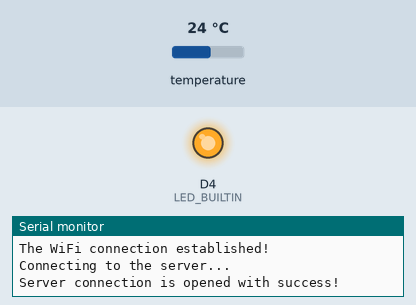
This program was run on a simulated ESP8266 (Wemos D1 mini). Parts: output pins drawn as LEDs (lit = HIGH, except the on-board LED, lit = LOW), the last lines printed to the serial monitor. The inputs (shaded band) are chosen by the test bench; at power-on: temperature 24 °C. WiFi joins after 1.5 s; servers stay silent unless stated; uploads are accepted with an empty reply.

Above: at 2.2 s.
At 5.4 s:
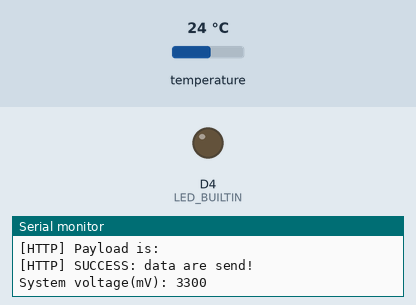
Timing chart, 0 to 9.8 s (numbered marks = the images above):
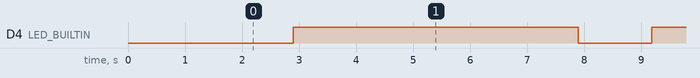

Measured:
- by itself, D4 (LED_BUILTIN): alternates HIGH for 5.0 s and LOW for 1.3 s

The program:

main.cpp
```cpp
#include <Arduino.h>
#include "Application.hpp"
#include "DallasTemperatureSensor\DallasTemperartureSensor.hpp"

Application applicationTemperatureSensor;
DallasTemperatureSensor temperatureDataSource;

void setup()
{
  applicationTemperatureSensor.initialize(&temperatureDataSource);
}

void loop()
{
  applicationTemperatureSensor.processingLoop();
}
```

Application.hpp
```cpp
#ifndef APPLICATION_HPP
#define APPLICATION_HPP

#include <Arduino.h>
#include <WiFiManager.h>
#include <WiFiClient.h>
#include <ESP8266HTTPClient.h>

#include "ModuleConfig.hpp"

class SensorDataSourceIf;

class Application
{
public:
    Application();
    /// @brief Initalized application and sensor.
    /// @param sensorsDataSource Pointer to the sensors data source object.
    void initialize(SensorDataSourceIf *sensorsDataSource);
    /// @brief Do processing. Call it in the main loop.
    void processingLoop();

private:
    bool initializeWiFi();
    void pushData();
    void diagnosePowerSupply();

    IPAddress m_ServerIpAddress;
    SensorDataSourceIf *m_pDataSource;

    WiFiManager m_WiFiManager;
    WiFiClient m_WiFiClient;
    HTTPClient m_HttpClient;
};

#endif
```

DallasTemperartureSensor.hpp
```cpp
#ifndef DALLAS_TEMPERATURE_SENSOR_HPP
#define DALLAS_TEMPERATURE_SENSOR_HPP

#include "SensorDataSourceIf.hpp"

class OneWire;
class DallasTemperature;

class DallasTemperatureSensor : public SensorDataSourceIf
{
public:
    DallasTemperatureSensor();
    ~DallasTemperatureSensor();
    /// @brief See SensorDataSourceIf.
    virtual bool initialize();
    /// @brief See SensorDataSourceIf.
    virtual size_t getNumberOfSensors() const;
    /// @brief See SensorDataSourceIf.
    virtual String getStrValueOfTheSensor(const uint8_t dataSourceId) const;

private:
    OneWire *m_pOneWire;
    DallasTemperature *m_pDallasTemperature;
};

#endif
```

SensorDataSourceIf.hpp
```cpp
#ifndef SENSOR_DATA_SOURCE_IF
#define SENSOR_DATA_SOURCE_IF

#include <Arduino.h>

class SensorDataSourceIf
{
public:
    /// @brief  Do some preparation on the sensor.
    /// @return True if initialization succeeded.
    virtual bool initialize() = 0;
    /// @brief Returns number os temperature sensors.
    virtual size_t getNumberOfSensors() const = 0;
    /// @brief  Returns temperate in Celsius.
    /// @param sensorId Id of the sensor we would like to have data read.
    /// @return String that represents float value.
    virtual String getStrValueOfTheSensor(const uint8_t sensorId) const = 0;
};

#endif
```

SerialPrintAssert.hpp
```cpp
#ifndef SERIAL_PRINT_ASSERT_HPP
#define SERIAL_PRINT_ASSERT_HPP

#include <Arduino.h>
#include "ModuleConfig.hpp"

#ifdef USE_SERIAL

#define RUNTIME_ASSERT(condition)                   \
    if (false == condition)                         \
    {                                               \
        Serial.print(F("ASRT: " __FILE__ ", @: ")); \
        Serial.println(__LINE__);                   \
        while (true)                                \
            ;                                       \
    }

#define RUNTIME_PTR_CHECK(pointer)                  \
    if (nullptr == pointer)                         \
    {                                               \
        Serial.print(F("ASRT: " __FILE__ ", @: ")); \
        Serial.println(__LINE__);                   \
        while (true)                                \
            ;                                       \
    }

#else

#define RUNTIME_ASSERT(condition) \
    if (false == condition)       \
    {                             \
        while (true)              \
            ;                     \
    }

#define RUNTIME_PTR_CHECK(pointer) \
    if (nullptr == pointer)        \
    {                              \
        while (true)               \
            ;                      \
    }

#endif

#endif
```

Application.cpp
```cpp
#include "Application.hpp"
#include "SensorDataSourceIf.hpp"

#define SERVER_PORT 80U

#define LED_ON LOW
#define LED_OFF HIGH

#ifdef POWER_SUPPLY_DIAGNOSTICS
ADC_MODE(ADC_VCC);
#endif

Application::Application()
    : m_ServerIpAddress(SERVER_IP_ADDRESS),
      m_pDataSource(nullptr)
{
}

void Application::initialize(SensorDataSourceIf *sensorsDataSource)
{
#ifdef APPLICATION_USE_LED_FOR_ACTIVITY
    pinMode(LED_BUILTIN, OUTPUT);
    digitalWrite(LED_BUILTIN, LED_ON);
#endif

    m_pDataSource = sensorsDataSource;

#ifdef USE_SERIAL
    Serial.begin(9600);
    Serial.println(F(APPLICATION_NAME));

    Serial.println(F("Initializing temperature sensors..."));
#endif
    while (m_pDataSource->initialize() != true)
    {
#ifdef USE_SERIAL
        Serial.println(F("Initializing temperature sensors..."));
#endif
        delay(APPLICATION_DATA_PUSH_TIME_INTERVAL);
    }

#ifdef USE_SERIAL
    Serial.println(F("Temperature sensors initalized!"));
    Serial.print(F("Number of active temperature sensors is: "));
    Serial.println(m_pDataSource->getNumberOfSensors());

    // WiFI initialization
    Serial.println(F("Initializing WiFi connection..."));
#endif

    if (initializeWiFi())
    {
#ifdef USE_SERIAL
        Serial.println(F("The WiFi connection established!"));
#endif
    }

#ifdef APPLICATION_USE_LED_FOR_ACTIVITY
    pinMode(LED_BUILTIN, OUTPUT);
    digitalWrite(LED_BUILTIN, LED_OFF);
#endif
}

void Application::processingLoop()
{
#ifdef APPLICATION_USE_LED_FOR_ACTIVITY
    pinMode(LED_BUILTIN, OUTPUT);
    digitalWrite(LED_BUILTIN, LED_ON);
#endif

    pushData();
#ifdef POWER_SUPPLY_DIAGNOSTICS
    diagnosePowerSupply();
#endif

#ifdef APPLICATION_USE_LED_FOR_ACTIVITY
    pinMode(LED_BUILTIN, OUTPUT);
    digitalWrite(LED_BUILTIN, LED_OFF);
#endif

#ifdef APPLICATION_USE_DEEP_SLEEP
#ifdef USE_SERIAL
    Serial.println(F("Going to the deep sleep..."));
#endif
    ESP.deepSleep(APPLICATION_DEEP_SLEEP_TIME);
#ifdef USE_SERIAL
    Serial.println(F("ERROR: Shall never get here!"));
#endif
#else
    delay(APPLICATION_DATA_PUSH_TIME_INTERVAL);
#endif
}

void Application::pushData()
{
    if (nullptr != m_pDataSource)
    {
        if (WiFi.status() == WL_CONNECTED)
        {
            // Connecting to the server
#ifdef USE_SERIAL
            Serial.println(F("Connecting to the server..."));
#endif

            if (m_WiFiClient.connect(m_ServerIpAddress, SERVER_PORT))
            {
#ifdef USE_SERIAL
                Serial.println(F("Server connection is opened with success!"));
#endif

                // Create a URL for the request, similar to this:
                // https://api.asksensors.com/write/apiKeyIn?module1=value1&module2=value2&module3=value3&module6=value6

                String url = "";
                url += SERVER_HOST_NAME;
                url += "/write/";
                url += SERVER_API_KEY;
                url += "?";

                for (uint8_t i = 0; i < m_pDataSource->getNumberOfSensors(); i++)
                {
                    url += "module";
                    url += String(i + 1);
                    url += "=";
                    url += m_pDataSource->getStrValueOfTheSensor(i);

                    if (i < m_pDataSource->getNumberOfSensors() - 1)
                    {
                        url += "&";
                    }
                }

#ifdef USE_SERIAL
                Serial.print(F("[HTTP] Requesting URL: "));
                Serial.println(url);
#endif

                m_HttpClient.begin(m_WiFiClient, url); // HTTP
#ifdef USE_SERIAL
                Serial.println(F("Request sent to ASKSENSORS"));

                Serial.print(F("[HTTP] GET...\n"));
#endif
                // start connection and send HTTP header
                int httpCode = m_HttpClient.GET();

                // httpCode will be negative on error
                if (httpCode > 0)
                {
                    // HTTP header has been send and Server response header has been handled
#ifdef USE_SERIAL
                    Serial.printf("[HTTP] GET... code: %d\n", httpCode);
#endif

                    // file found at server
                    if (httpCode == HTTP_CODE_OK)
                    {
                        String payload = m_HttpClient.getString();
#ifdef USE_SERIAL
                        Serial.print(F("[HTTP] Payload is:"));
                        Serial.println(payload);
#endif
                    }
                }
                else
                {
#ifdef USE_SERIAL
                    Serial.printf("[HTTP] GET... failed, error: %s\n", m_HttpClient.errorToString(httpCode).c_str());
#endif
                }

                m_HttpClient.end();

                m_WiFiClient.stop();
#ifdef USE_SERIAL
                Serial.println(F("[HTTP] SUCCESS: data are send!"));
#endif
            }
            else
            {
#ifdef USE_SERIAL
                Serial.println(F("ERROR: Cannot connect to the server, will try again in a minute!"));
#endif
            }
        }
        else
        {
#ifdef USE_SERIAL
            Serial.println(F("ERROR: The WiFi connection is not established, reset device to try again!"));
#endif
        }
    }
}

bool Application::initializeWiFi()
{
    bool result = false;

    uint8_t tryNo = 0;

    while (false == result)
    {
        result = m_WiFiManager.autoConnect(APPLICATION_NAME);

        if (result == false)
        {
#ifdef USE_SERIAL
            Serial.print(F("ERROR: Failed WiFI connection try #:"));
            Serial.println(tryNo);
#endif

            delay(2500);
            tryNo++;

            if (tryNo > 3)
            {
#ifdef USE_SERIAL
                Serial.print(F("Resetting WiFI  settings now!"));
#endif
                m_WiFiManager.resetSettings();
                tryNo = 0;
            }
        }
    }

    return result;
}

void Application::diagnosePowerSupply()
{
    Serial.print("System voltage(mV): ");

    const uint16_t currentVoltage = ESP.getVcc();
    Serial.println(currentVoltage);

    if (currentVoltage < 2.2)
    {
        //
    }
}
```

DallasTemperartureSensor.cpp
```cpp
#include <OneWire.h>
#include <DallasTemperature.h>

#include "DallasTemperatureSensor\DallasTemperartureSensor.hpp"
#include "ModuleConfig.hpp"
#include "SerialPrintAssert.hpp"

#define TEMPERATURE_PRECISION 9

DallasTemperatureSensor::DallasTemperatureSensor()
    : m_pOneWire(nullptr), m_pDallasTemperature(nullptr)
{
    m_pOneWire = new OneWire(SENSOR_ONE_WIRE_INPUT);
    RUNTIME_PTR_CHECK(m_pOneWire);

    m_pDallasTemperature = new DallasTemperature(m_pOneWire);
    RUNTIME_PTR_CHECK(m_pDallasTemperature);
}

DallasTemperatureSensor::~DallasTemperatureSensor()
{
    if (m_pDallasTemperature != nullptr)
    {
        delete m_pDallasTemperature;
    }

    if (m_pOneWire != nullptr)
    {
        delete m_pOneWire;
    }
}

bool DallasTemperatureSensor::initialize()
{
    RUNTIME_PTR_CHECK(m_pDallasTemperature);

    m_pDallasTemperature->begin();

    if (m_pDallasTemperature->getDS18Count() > 0)
    {
        return true;
    }
    else
    {
        return false;
    }
}

size_t DallasTemperatureSensor::getNumberOfSensors() const
{
    RUNTIME_PTR_CHECK(m_pDallasTemperature);

    return m_pDallasTemperature->getDS18Count();
}

String DallasTemperatureSensor::getStrValueOfTheSensor(const uint8_t dataSourceId) const
{
    RUNTIME_PTR_CHECK(m_pDallasTemperature);

    m_pDallasTemperature->requestTemperatures();
    float temperatureC = m_pDallasTemperature->getTempCByIndex(dataSourceId);
    return String(temperatureC);
}
```

ModuleConfig.hpp
```cpp
#ifndef MODULE_CONFIG_HPP
#define MODULE_CONFIG_HPP

#define USE_SERIAL

#define APPLICATION_NAME "TemperatureSensor A01"
#define APPLICATION_NUMBER_OF_SENSORS 4
#define APPLICATION_DATA_PUSH_TIME_INTERVAL 5000
// #define APPLICATION_USE_DEEP_SLEEP
#ifdef APPLICATION_USE_DEEP_SLEEP
#define APPLICATION_DEEP_SLEEP_TIME 300e6
#endif
#define APPLICATION_USE_LED_FOR_ACTIVITY

#define SERVER_IP_ADDRESS 52, 14, 123, 233
#define SERVER_HOST_NAME "http://api.asksensors.com"
#define SERVER_API_KEY "9sF8ibj8KSB8Qvdh3XQlp2dnd1ufutRj"

#define POWER_SUPPLY_DIAGNOSTICS

#define SENSOR_ONE_WIRE_INPUT D2

#endif
```
